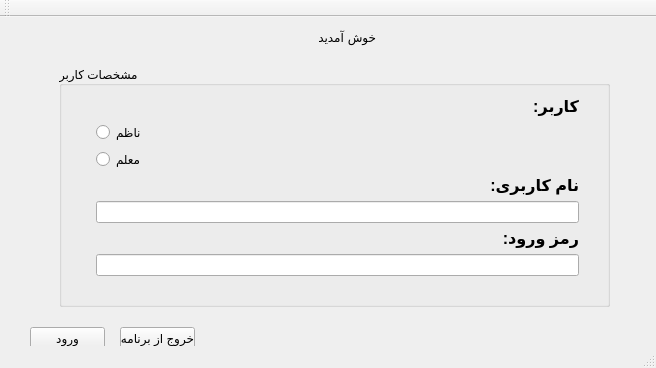
<?xml version="1.0" encoding="UTF-8"?>
<ui version="4.0">
 <class>MainWindow</class>
 <widget class="QMainWindow" name="MainWindow">
  <property name="geometry">
   <rect>
    <x>0</x>
    <y>0</y>
    <width>656</width>
    <height>368</height>
   </rect>
  </property>
  <property name="windowTitle">
   <string>MainWindow</string>
  </property>
  <widget class="QWidget" name="centralWidget">
   <widget class="QLabel" name="label">
    <property name="geometry">
     <rect>
      <x>275</x>
      <y>10</y>
      <width>101</width>
      <height>20</height>
     </rect>
    </property>
    <property name="font">
     <font>
      <family>Mj_Tehran</family>
     </font>
    </property>
    <property name="text">
     <string>خوش آمدید</string>
    </property>
   </widget>
   <widget class="QGroupBox" name="groupBox">
    <property name="geometry">
     <rect>
      <x>59</x>
      <y>49</y>
      <width>551</width>
      <height>241</height>
     </rect>
    </property>
    <property name="title">
     <string>مشخصات کاربر</string>
    </property>
    <widget class="QWidget" name="formLayoutWidget">
     <property name="geometry">
      <rect>
       <x>20</x>
       <y>20</y>
       <width>511</width>
       <height>201</height>
      </rect>
     </property>
     <layout class="QFormLayout" name="formLayout">
      <property name="fieldGrowthPolicy">
       <enum>QFormLayout::AllNonFixedFieldsGrow</enum>
      </property>
      <item row="0" column="1">
       <widget class="QLabel" name="label_2">
        <property name="font">
         <font>
          <pointsize>12</pointsize>
          <weight>75</weight>
          <bold>true</bold>
         </font>
        </property>
        <property name="text">
         <string>کاربر:</string>
        </property>
       </widget>
      </item>
      <item row="1" column="1">
       <widget class="QRadioButton" name="nazem">
        <property name="text">
         <string>ناظم</string>
        </property>
       </widget>
      </item>
      <item row="2" column="1">
       <widget class="QRadioButton" name="moalem">
        <property name="text">
         <string>معلم</string>
        </property>
       </widget>
      </item>
      <item row="3" column="1">
       <widget class="QLabel" name="label_3">
        <property name="font">
         <font>
          <pointsize>12</pointsize>
          <weight>75</weight>
          <bold>true</bold>
         </font>
        </property>
        <property name="text">
         <string>نام کاربری:</string>
        </property>
       </widget>
      </item>
      <item row="4" column="1">
       <widget class="QLineEdit" name="user_name"/>
      </item>
      <item row="5" column="1">
       <widget class="QLabel" name="label_4">
        <property name="font">
         <font>
          <pointsize>12</pointsize>
          <weight>75</weight>
          <bold>true</bold>
         </font>
        </property>
        <property name="text">
         <string>رمز ورود:</string>
        </property>
       </widget>
      </item>
      <item row="6" column="1">
       <widget class="QLineEdit" name="password"/>
      </item>
     </layout>
    </widget>
   </widget>
   <widget class="QPushButton" name="enter">
    <property name="geometry">
     <rect>
      <x>30</x>
      <y>310</y>
      <width>75</width>
      <height>23</height>
     </rect>
    </property>
    <property name="text">
     <string>ورود</string>
    </property>
   </widget>
   <widget class="QPushButton" name="exit">
    <property name="geometry">
     <rect>
      <x>120</x>
      <y>310</y>
      <width>75</width>
      <height>23</height>
     </rect>
    </property>
    <property name="text">
     <string>خروج از برنامه</string>
    </property>
   </widget>
  </widget>
  <widget class="QToolBar" name="mainToolBar">
   <attribute name="toolBarArea">
    <enum>TopToolBarArea</enum>
   </attribute>
   <attribute name="toolBarBreak">
    <bool>false</bool>
   </attribute>
  </widget>
  <widget class="QStatusBar" name="statusBar"/>
 </widget>
 <layoutdefault spacing="6" margin="11"/>
 <resources/>
 <connections>
  <connection>
   <sender>exit</sender>
   <signal>clicked()</signal>
   <receiver>MainWindow</receiver>
   <slot>close()</slot>
   <hints>
    <hint type="sourcelabel">
     <x>157</x>
     <y>333</y>
    </hint>
    <hint type="destinationlabel">
     <x>327</x>
     <y>183</y>
    </hint>
   </hints>
  </connection>
 </connections>
</ui>
